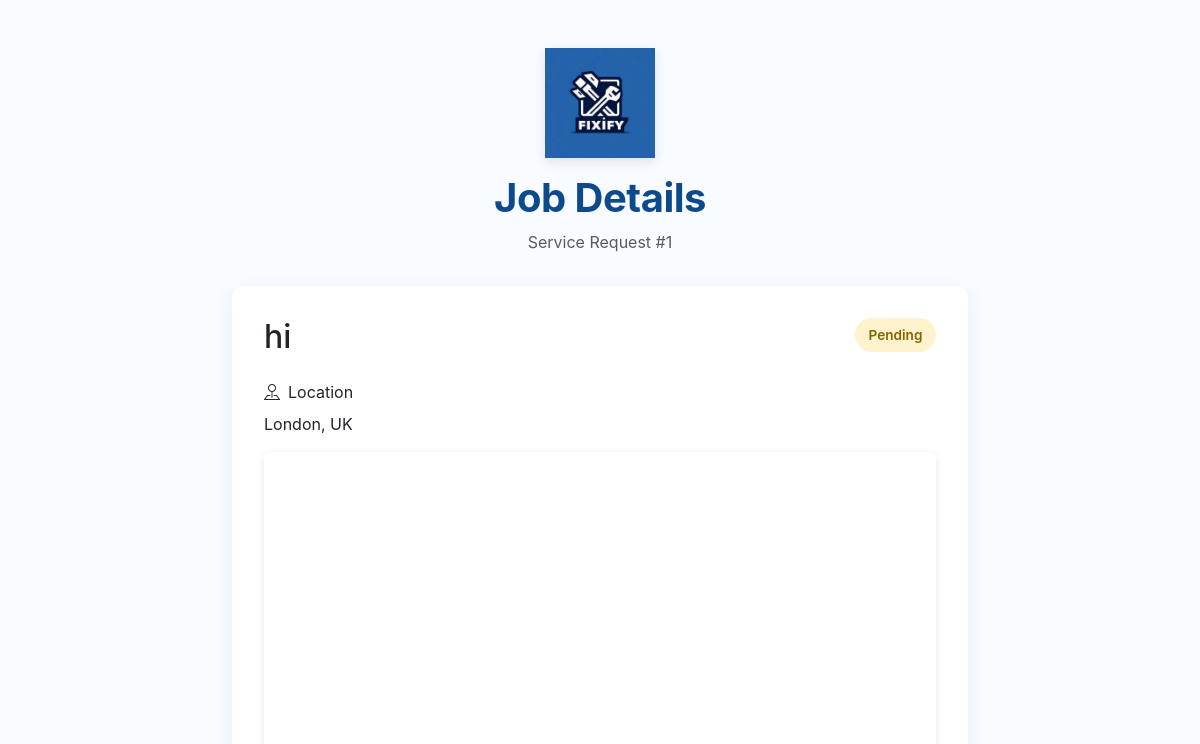
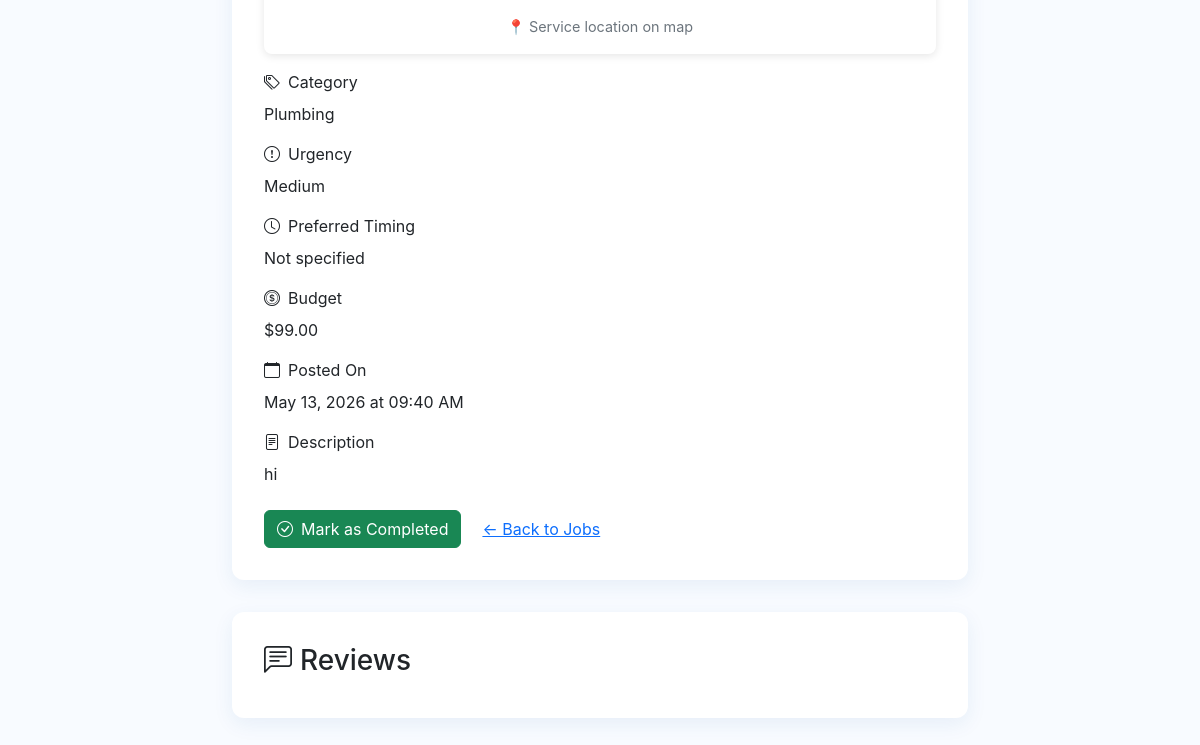
The page /db-job/1 on the database as committed earlier (2 pictures, top to bottom).
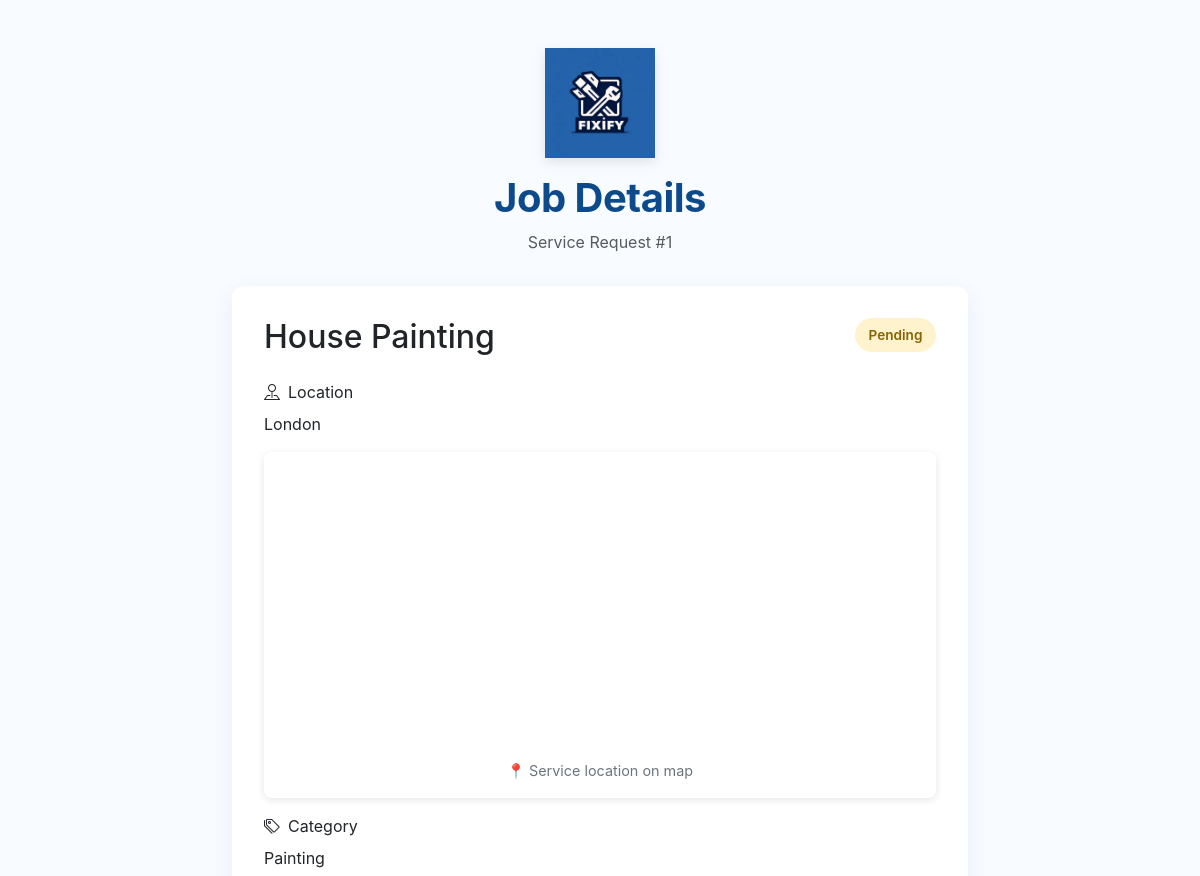
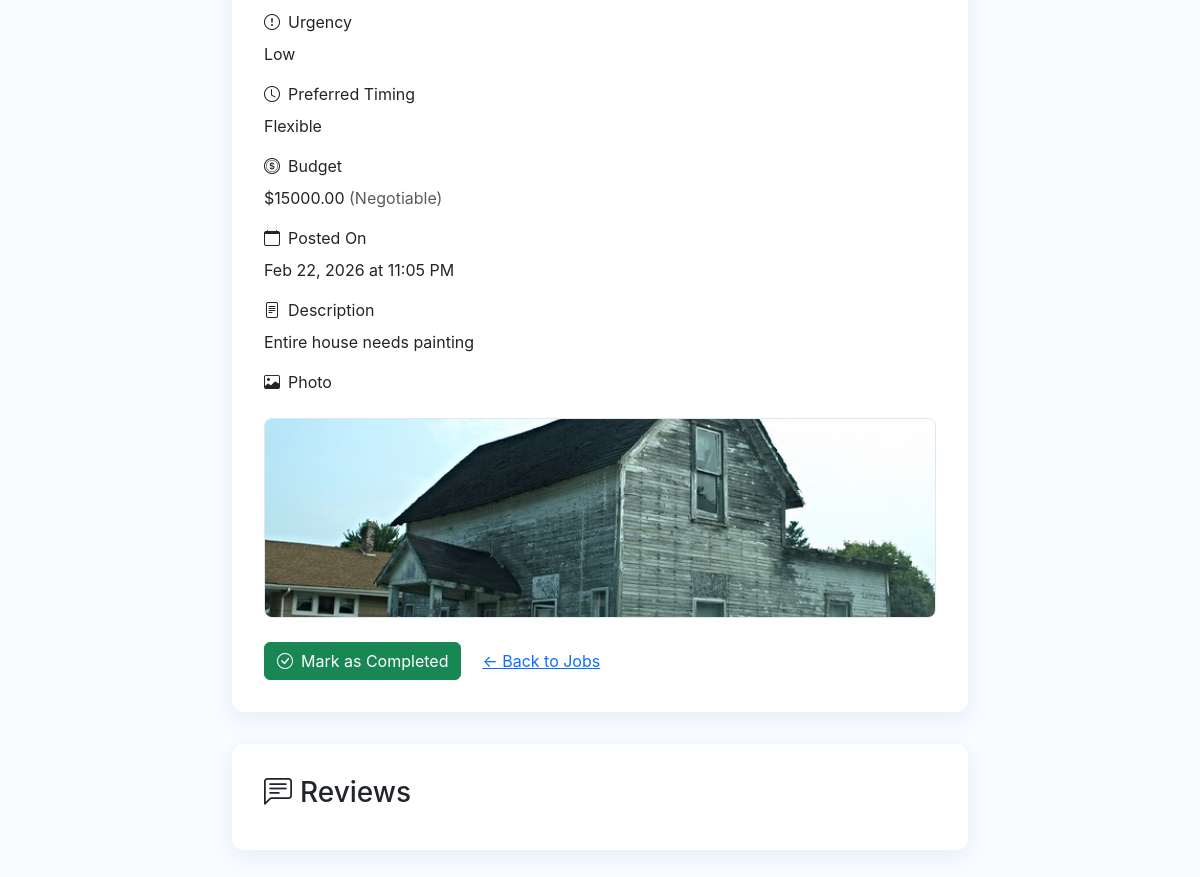
The same page on the database as committed later (2 pictures, top to bottom).
### main.py (models this page shows)
class Job(db.Model):
    id = db.Column(db.Integer, primary_key=True)
    title = db.Column(db.String(100), nullable=False)
    description = db.Column(db.Text, default="")
    location = db.Column(db.String(100), nullable=False)
    category = db.Column(db.String(50), nullable=False)
    urgency = db.Column(db.String(20), nullable=False)
    timing_window = db.Column(db.String(50), default="Not specified")
    budget = db.Column(db.Float)
    is_negotiable = db.Column(db.Boolean, default=False)
    photo_filename = db.Column(db.String(255))
    created_at = db.Column(db.DateTime, default=datetime.now)
    status = db.Column(db.String(20), default="pending")

### main.py (the view)
@app.route("/db-job/<int:job_id>", endpoint="view_job")
def view_db_job(job_id):
    job = db.session.get(Job, job_id)
    if job is None:
        flash("Job not found.", "danger")
        return redirect(url_for("home"))
    homeowner_review = Review.query.filter_by(job_id=job_id, reviewer_type="homeowner").first()
    provider_review = Review.query.filter_by(job_id=job_id, reviewer_type="provider").first()
    return render_template(
        "job_detail.html",
        job=job,
        homeowner_review=homeowner_review,
        provider_review=provider_review,
    )

### main.py (called while the page is built)
@app.before_request
def create_tables():
    if not should_use_database():
        return
    ensure_database_schema()

def should_use_database():
    return not (app.config.get("TESTING") and app.config["SQLALCHEMY_DATABASE_URI"] == DEFAULT_DATABASE_URI)

### templates/job_detail.html (shortened to what this page needs)
<!DOCTYPE html>
<html lang="en">
<head>
    <link href="https://cdn.jsdelivr.net/npm/bootstrap@5.3.0/dist/css/bootstrap.min.css" rel="stylesheet">
    <link href="https://cdn.jsdelivr.net/npm/bootstrap-icons@1.10.0/font/bootstrap-icons.css" rel="stylesheet">
    <link rel="stylesheet" href="https://cdnjs.cloudflare.com/ajax/libs/leaflet/1.9.4/leaflet.min.css" />
</head>
<body>
    <div class="container py-5">
        <div class="logo-container">
            <img src="{{ url_for('static', filename='images/Fixify.png') }}"
                 alt="Fixify Logo"
                 class="logo-img">
            <h1 class="brand-title mt-3">Job Details</h1>
            <p class="text-muted">Service Request #{{ job.id }}</p>
        </div>
        <div class="row justify-content-center">
            <div class="col-lg-8">
                <div class="job-card">
                    <div class="d-flex justify-content-between align-items-start mb-3">
                        <h2>{{ job.title }}</h2>
                        <span class="status-badge status-{{ job.status.replace(' ', '-') }}">
                            {{ job.status|replace('_', ' ')|title }}
                        </span>
                    </div>
                    <div class="mb-3">
                        <label class="form-label"><i class="bi bi-pin-map me-2"></i>Location</label>
                        <p class="mb-0">{{ job.location }}</p>
                    </div>
                    <div class="mb-3 location-map-container">
                        <div id="locationMap"></div>
                        <p class="map-label text-center">📍 Service location on map</p>
                    </div>
                    <div class="mb-3">
                        <label class="form-label"><i class="bi bi-tags me-2"></i>Category</label>
                        <p class="mb-0">{{ job.category }}</p>
                    </div>
                    <div class="mb-3">
                        <label class="form-label"><i class="bi bi-exclamation-circle me-2"></i>Urgency</label>
                        <p class="mb-0">{{ job.urgency }}</p>
                    </div>
                    <div class="mb-3">
                        <label class="form-label"><i class="bi bi-clock me-2"></i>Preferred Timing</label>
                        <p class="mb-0">{{ job.timing_window }}</p>
                    </div>
                    {% if job.budget %}
                        <div class="mb-3">
                            <label class="form-label"><i class="bi bi-coin me-2"></i>Budget</label>
                            <p class="mb-0">
                                ${{ '%.2f'|format(job.budget) }}
                                {% if job.is_negotiable %}<span class="text-muted">(Negotiable)</span>{% endif %}
                            </p>
                        </div>
                    {% endif %}
                    <div class="mb-3">
                        <label class="form-label"><i class="bi bi-calendar me-2"></i>Posted On</label>
                        <p class="mb-0">{{ job.created_at.strftime('%b %d, %Y at %I:%M %p') }}</p>
                    </div>
                    <div class="mb-3">
                        <label class="form-label"><i class="bi bi-file-text me-2"></i>Description</label>
                        <p>{{ job.description }}</p>
                    </div>
                    {% if job.photo_filename %}
                        <div class="mb-3">
                            <label class="form-label"><i class="bi bi-image me-2"></i>Photo</label>
                            <a href="{{ url_for('uploaded_file', filename=job.photo_filename) }}" target="_blank">
                                <img src="{{ url_for('uploaded_file', filename=job.photo_filename) }}"
                                     alt="Job photo"
                                     class="review-photo">
                            </a>
                        </div>
                    {% endif %}
                    <div class="d-flex gap-2 mt-4">
                        {% if job.status != 'completed' %}
                            <a href="{{ url_for('mark_complete', job_id=job.id) }}" class="btn btn-success">
                                <i class="bi bi-check-circle me-2"></i>Mark as Completed
                            </a>
                        {% endif %}
                        <a href="/" class="btn btn-link">← Back to Jobs</a>
                    </div>
                </div>
                <div class="review-section">
                    <h3><i class="bi bi-chat-left-text me-2"></i>Reviews</h3>
                </div>
            </div>
        </div>
    </div>
</body>
</html>

### templates/job_detail.html (style rules this page uses)
:root { --fixify-blue: #1a56a3; --fixify-dark: #0d4a8c; --fixify-light: #e6f0fa; }
body { background-color: #f8fbff; font-family: -apple-system, BlinkMacSystemFont, 'Segoe UI', Roboto, sans-serif; }
.logo-container { text-align: center; margin-bottom: 2rem; }
.logo-img { width: 110px; height: auto; filter: drop-shadow(0 4px 6px rgba(0,0,0,0.1)); }
.brand-title { color: var(--fixify-dark); font-weight: 700; letter-spacing: -0.5px; }
.job-card { background: white; border-radius: 12px; box-shadow: 0 6px 20px rgba(26, 86, 163, 0.08); padding: 2rem; margin-bottom: 2rem; }
.review-section { background: white; border-radius: 12px; box-shadow: 0 6px 20px rgba(26, 86, 163, 0.08); padding: 2rem; }
.status-badge { padding: 0.5em 1em; border-radius: 20px; font-size: 0.85rem; font-weight: 600; }
.status-pending { background-color: #fff3cd; color: #856404; }
.review-photo { border-radius: 8px; width: 100%; height: 200px; object-fit: cover; margin-top: 1rem; border: 1px solid #e0e7f0; }
.location-map-container { margin-bottom: 2rem; border-radius: 8px; overflow: hidden; box-shadow: 0 2px 8px rgba(0, 0, 0, 0.1); }
#locationMap { height: 300px; width: 100%; border-radius: 8px; }
.map-label { font-size: 0.9rem; color: #6c757d; margin-top: 0.5rem; }

Rows that differ between the two databases and show on the page:
changed Job "Pending": title "hi" → "House Painting"; location "London, UK" → "London"; category "Plumbing" → "Painting"; urgency "Medium" → "Low"; timing_window "Not specified" → "Flexible"; budget "99.00" → "15000.00"; created_at "May 13, 2026 at 09:40 AM" → "Feb 22, 2026 at 11:05 PM"; description "hi" → "Entire house needs painting"; photo_filename empty → "unpainted_house.jpg" (drawn); photo_filename: picture added
Other text that changed with them:
text now shown: "(Negotiable) Photo"
